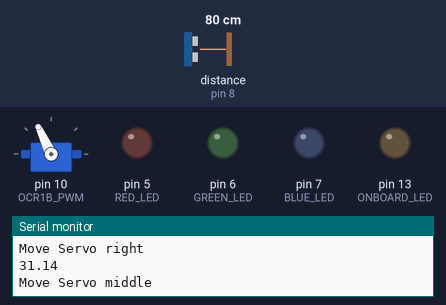
The program below on a simulated Arduino Uno, built with avr-gcc and run on an emulated ATmega328P. Shown: servo, output pins drawn as LEDs (lit = HIGH), the last lines printed to the serial monitor. Wiring (inferred from the names in the program): ultrasonic range finder: trigger pin 4; echo pin 8. Dashed ring = blinking. The test bench sets the inputs (shaded band); at power-on: distance to the obstacle (sensor on pin 8) 80 cm. Servo pulses on a pin are drawn as a servo (544–2400 µs = 0–180°); pins used as bus, display or sensor lines are not drawn.

Above: at 2.4 s.
2.5 s: distance to the obstacle (sensor on pin 8) set to 2 cm
At 4.0 s:
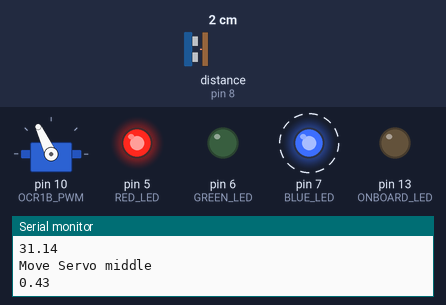
6.8 s: distance to the obstacle (sensor on pin 8) set to 35 cm
At 8.8 s:
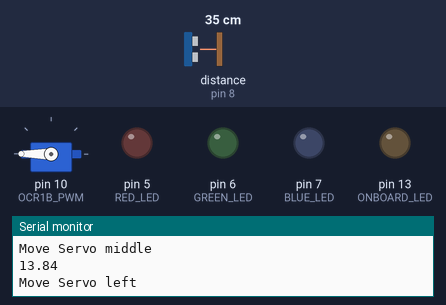
8.9 s: distance to the obstacle (sensor on pin 8) set to 4 cm
At 12.4 s:
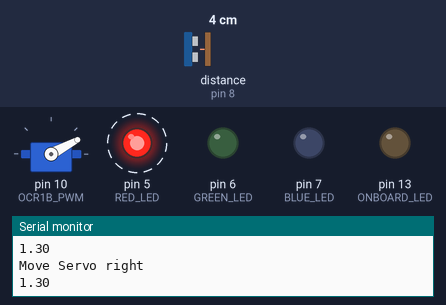
13.2 s: distance to the obstacle (sensor on pin 8) set to 28 cm
16.7 s: distance to the obstacle (sensor on pin 8) set to 32 cm
At 17.2 s:
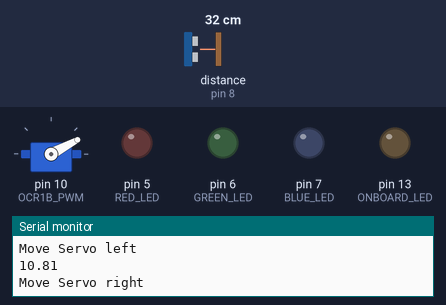
Timing chart, 0 to 21.2 s (numbered marks = the images above; inputs shaded):
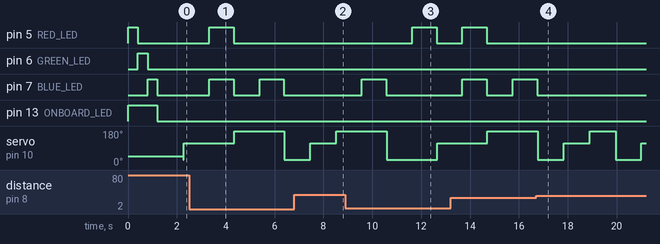

Measured:
- the behaviour switches between 30 and 31 cm on distance to the obstacle (sensor on pin 8) (found by bisection; images 3 and 4)
- after the input at 2.5 s, pin 5 (RED_LED): LOW → HIGH after 0.82 s, → LOW 1.0 s later; pin 7 (BLUE_LED): alternates HIGH for 1.0 s and LOW for 1.1 s, starting after 0.82 s
- after the input at 6.8 s, pin 5 (RED_LED): stays LOW (without the input it goes to HIGH after 0.64 s); servo on pin 10 (OCR1B_PWM): 28° → 115° after 0.67 s instead of 1.7 s
- after the input at 8.9 s, pin 5 (RED_LED): LOW → HIGH after 2.7 s, → LOW 1.0 s later; pin 7 (BLUE_LED): LOW → HIGH after 0.67 s, → LOW 1.0 s later
- after the input at 16.7 s, pin 5 (RED_LED): stops changing and stays LOW; pin 7 (BLUE_LED): goes on until 16.8 s, then stays LOW

The program:

main.cpp
```cpp
/*--------------------------------------------------------------------
Name: Carl Olson
Date: 7 Mar 24
Course: CSCE 336 Embedded Systems (Spring 2024)
File: main.cpp
HW/Lab: Lab 3

Purp: Implements code needed to complete lab3 with servo and ultrasonic sensor for demos

Doc:    None

Academic Integrity Statement: I certify that, while others may have
assisted me in brain storming, debugging and validating this program,
the program itself is my own work. I understand that submitting code
which is the work of other individuals is a violation of the honor
code.  I also understand that if I knowingly give my original work to
another individual is also a violation of the honor code.
-------------------------------------------------------------------------*/
#include <Arduino.h>


#define ONBOARD_LED PINB5
#define RED_LED PIND5
#define GREEN_LED PIND6
#define BLUE_LED PIND7
#define OCR1B_PWM PINB2
#define ICP1_PIN PINB0
#define TRIGGER_PIN PIND4


void LEDInit(){
 //Set pinmode for LEDs to output
  DDRB |= (1 << ONBOARD_LED);
  DDRD |= (1 << RED_LED);
  DDRD |= (1 << GREEN_LED);
  DDRD |= (1 << BLUE_LED);

  //Turn all off
  PORTB &= ~(1 << ONBOARD_LED); //clear output
  PORTD &= ~(1 << RED_LED);   //clear output
  PORTD &= ~(1 << GREEN_LED); //clear output
  PORTD &= ~(1 << BLUE_LED);  //clear output

  //Test LEDs
  Serial.println("Testing LEDs...");
  PORTB |= (1 << ONBOARD_LED);  //set output
  PORTD |= (1 << RED_LED);    //set output
  delay(400);
  PORTD &= ~(1 << RED_LED);   //clear output
  PORTD |= (1 << GREEN_LED);  //set output
  delay(400);
  PORTD &= ~(1 << GREEN_LED); //clear output
  PORTD |= (1 << BLUE_LED);   //set output
  delay(400);
  PORTD &= ~(1 << BLUE_LED);   //clear output
  PORTB &= ~(1 << ONBOARD_LED);   //clear output
  Serial.println("Finished LED testing!");
  }

void servoSetup() {
  // set as output
  DDRB |= (1 << OCR1B_PWM);

  // Fast PWM with OCR1A as top
  TCCR1A = (1 << COM1B1) | (1 << WGM11) | (1 << WGM10);

  // Non-inverting mode for OCR1B and Prescaler 1024
  TCCR1B = (1 << WGM13) | (1 << WGM12) | (1 << CS12) | (1 << CS10);
  TCCR1C = 0;
  TCNT1 = 0;

  // this give us a 20ms pulse width, as .02 / (1 / 16000000)
  OCR1A = 313;
  // To move servo left, 1ms, so // this give us a 20ms pulse width, as .001 / (1 / 16000000)
  OCR1B = 15;
}

void ultrasonicSetup() {
  // Set pinmode for trigger pin to output
  DDRD |= (1 << TRIGGER_PIN);

  //Init counter1
  //Normal mode 0xffff top, rolls over
  TCCR1A &= ~((1 << WGM11) | (1 << WGM10));
  TCCR1B &= ~((1 << WGM13) | (1 << WGM12));

  // set prescaler to 1024
  TCCR1B &= ~(1 << CS11);
  TCCR1B |= (1 << CS12) | (1 << CS10);

  // set rising or falling edge, in this case falling
  TCCR1B &= ~(1 << ICES1);
  TCCR1C = 0;

  //Set counter to zero, high byte first
  TCNT1H = 0;
  TCNT1L = 0;
  //Make sure interrupts are disabled
  TIMSK1 = 0;
  TIFR1 = 0;
}

void setup() {
  Serial.begin(9600);
  Serial.println("Starting Setup");
  LEDInit();

  // init timer1 for servo movement with PWM
  servoSetup();

  // init timer1 for ultrasonic sensor timing
  ultrasonicSetup();

}

void ultrasonicReading(int direction) {
  // set trigger pin high for 10us
  PORTD |= (1 << TRIGGER_PIN);
  delayMicroseconds(10);
  PORTD &= ~(1 << TRIGGER_PIN);

  // wait until input capture pin goes high
  while(!(PINB & (1 << ICP1_PIN))) {}

  // clear ICR1 and TCNT1
  ICR1 = 0;
  TCNT1 = 0;

  // delay for 60ms measurement cycle
  delay(60);

  // read in ICR1 value
  float value = ICR1;

  // if ICR1 value converted to inches is less than 12, turn on the correct LED(s), otherwise, simply print that value
  if (value * 64 / 148 < 12) {
    Serial.println(value * 64 / 148);

    // regarding direction sent in, 0 represents right, 1 represents the middle, and 2 represents left
    if (direction == 0) {
      // turn on red LED
      PORTD |= (1 << RED_LED);
      delay(1000);
      PORTD &= ~(1 << RED_LED);

    } else if (direction == 2) {
      // turn on blue LED
      PORTD |= (1 << BLUE_LED);
      delay(1000);
      PORTD &= ~(1 << BLUE_LED);
    } else {
      // turn on red and blue LEDs
      PORTD |= (1 << RED_LED);
      PORTD |= (1 << BLUE_LED);
      delay(1000);
      PORTD &= ~(1 << RED_LED);
      PORTD &= ~(1 << BLUE_LED);
    }
  } else {
    Serial.println(value * 64 / 148);
  }
}

void loop() {
  // Move servo right
  OCR1B = 12;
  Serial.println("Move Servo right");
  delay(1000);

  // setup timer for ultrasonic sensor and take reading
  ultrasonicSetup();

  ultrasonicReading(0);

  // set up timer for PWM servo movement
  servoSetup();

  // Move servo middle
  OCR1B = 26;
  Serial.println("Move Servo middle");
  delay(1000);

  // setup timer for ultrasonic sensor and take reading
  ultrasonicSetup();
  ultrasonicReading(1);

  // set up timer for PWM servo movement
  servoSetup();

  // Move servo left
  OCR1B = 40;
  Serial.println("Move Servo left");
  delay(1000);

  // setup timer for ultrasonic sensor and take reading
  ultrasonicSetup();
  ultrasonicReading(2);

  // set up timer for PWM servo movement
  servoSetup();

}
```
